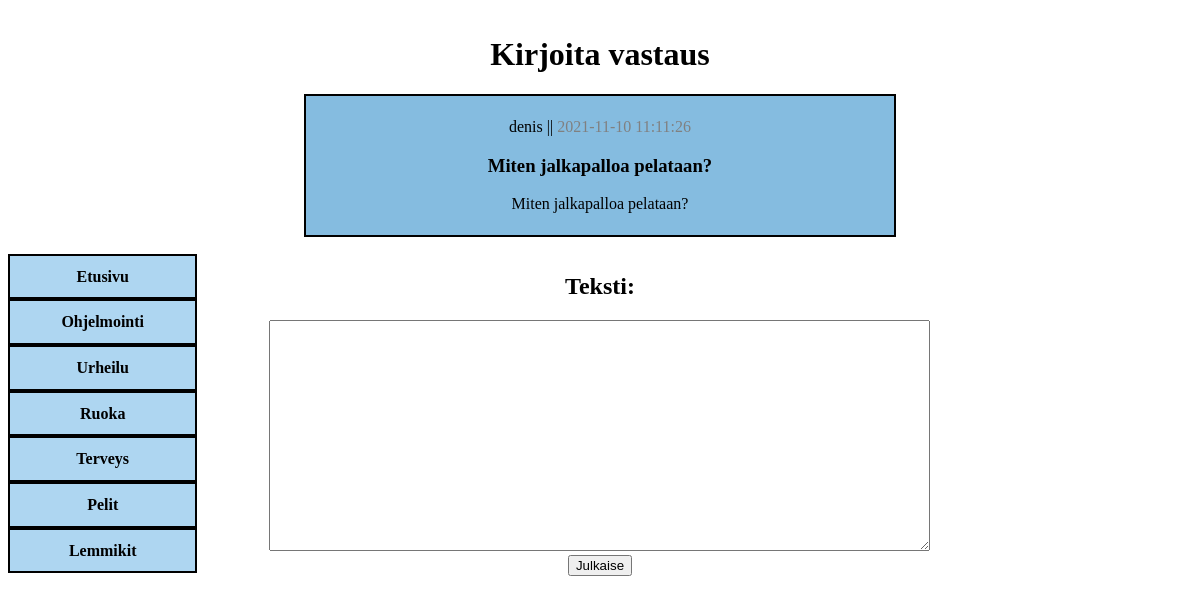
The app's page /pages/vastaus.php?id=22 (signed in) with its own data.
### tables this page shows
CREATE TABLE `questions` (
  `question_id` int(11) NOT NULL,
  `title` varchar(100) NOT NULL,
  `text` text NOT NULL,
  `q_categorie_id` int(50) NOT NULL,
  `pubdate` datetime NOT NULL,
  `author` varchar(50) NOT NULL
);

CREATE TABLE `questions_categories` (
  `categorie_id` int(11) NOT NULL,
  `categorie_name` varchar(20) NOT NULL
);

### pages/vastaus.php (the view, shortened to what this page needs)
<!DOCTYPE html>
<html>
<head>
    <?php include "../includes/head.php" ?>
</head>
<body>
    <?php if(isset($_COOKIE['user'])): ?>
    <div class="container">
        <h1 id="vastaus-name">Kirjoita vastaus</h1>
        <?php
        include "../includes/db.php";
        $id = $_GET['id'];
        $questionsql = "select * from questions where question_id = '$id'";
        $tulos = $yhteys->query($questionsql);
        ?>
        <?php
        while ($q = $tulos -> fetch_assoc()){ ?>
            <div id="v-kysymys">
                <p> <?php echo $q['author'] ?> || <span class="gray"><?php echo $q['pubdate'] ?></span></p>
                <h3><?php echo $q['title'] ?></h3>
                <p><?php echo $q['title'] ?></p>
            </div>
        <?php } ?>
        <div id="vastaus-sidebar">
        <?php include "../includes/sidebar.php" ?>
        </div>
            <main id="vastaus-main">
                <form action="../functions/svastaus.php?id=<?php echo $id ?>" method="post">
                    <h2>Teksti:</h2>
                    <textarea rows="15" cols="80" name="vastauksen-teksti" id="vastauksen-teksti"></textarea>
                    <br>
                    <input type="submit" value="Julkaise" name="julkaise-vastaus">
                </form>
            </main>
    </div>
    <?php else:
     header("Location: ../pages/kirjaudu.php");
     endif; ?>
</body>
</html>

### includes/sidebar.php
<?php
include "db.php";
$sidebarsql = "SELECT * FROM questions_categories";
$tulos = $yhteys->query($sidebarsql);
?>
<div id="sidebar-float">
    <nav id="sidebar">
        <ul>
            <li><a href="../index.php">Etusivu</a></li>
            <?php
            while ($qu = $tulos -> fetch_assoc()){
            ?>
            <li><a href="../pages/kategoria.php?id=<?php echo $qu['categorie_id']; ?>"><?php echo $qu['categorie_name']?></a></li>
            <?php
            }
            ?>
        </ul>
    </nav>
</div>

### styles/styles.css (style rules this page uses)
* { box-sizing: border-box; }
.container { max-width: 1200px; margin-left: auto; margin-right: auto; }
#sidebar { margin-top: 7%; }
#sidebar-float { width: 20%; float: left; }
#sidebar ul { list-style-type: none; margin: 0; padding: 0; }
#sidebar li { display: block; padding: 5%; border: 2px solid black; width: 80%; text-align: center; background-color: #AED6F1; }
#sidebar a { color: black; font-weight: bold; text-decoration: none; }
#vastaus-name { text-align: center; margin-top: 3%; }
#vastaus-sidebar { clear: both; }
#vastaus-main { width: 80%; text-align: center; margin-top: 3%; }
#vastaus-main h2 { text-align: center; }
.gray { color: gray; }
#v-kysymys { text-align: center; background-color: #85BCE0; max-width: 100%; padding: 0.5%; margin-left: 25%; margin-right: 25%; border: 2px solid black; }

### records on screen
questions: author "denis", pubdate "2021-11-10 11:11:26", title "Miten jalkapalloa pelataan?"
questions_categories: categorie_name "Ohjelmointi"
questions_categories: categorie_name "Urheilu"
questions_categories: categorie_name "Ruoka"
questions_categories: categorie_name "Terveys"
questions_categories: categorie_name "Pelit"
questions_categories: categorie_name "Lemmikit"
